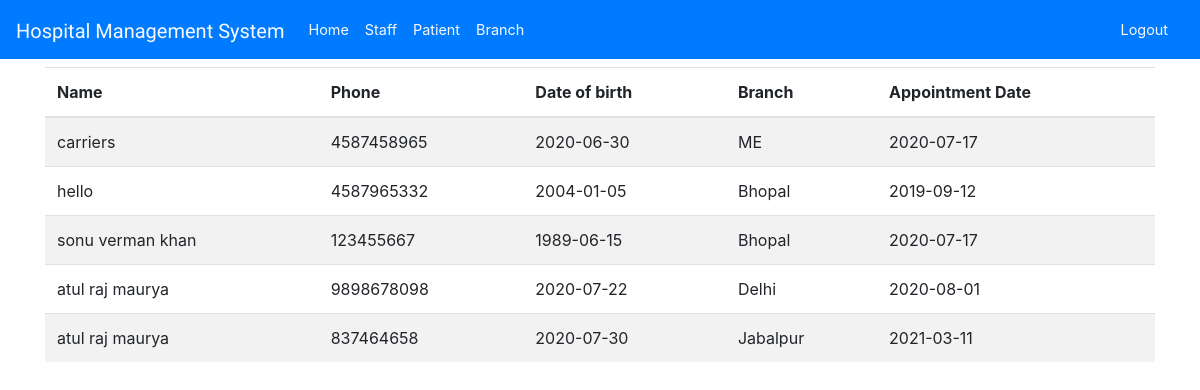
The app's page /patientList.php (signed in) with its own data.
### tables this page shows
CREATE TABLE `patient` (
  `patient_id` int(3) NOT NULL,
  `patient_name` varchar(50) DEFAULT NULL,
  `phone` varchar(10) DEFAULT NULL,
  `dob` date DEFAULT NULL,
  `branch` varchar(50) DEFAULT NULL,
  `appointment_date` date DEFAULT NULL
);

### patientList.php (the view, shortened to what this page needs)
<!DOCTYPE html>
<html lang="en">
<head>
    <link rel="stylesheet" href="https://stackpath.bootstrapcdn.com/bootstrap/4.5.0/css/bootstrap.min.css">
    <link rel="stylesheet" type="text/css" href="./css/style.css">
</head>
<?php include './init/header.php'  ?>
    <div class="container mt-2">
        <table class="table table-striped">
            <thead>
                <tr>
                    <th scope="col">Name</th>
                    <th scope="col">Phone</th>
                    <th scope="col">Date of birth</th>
                    <th scope="col">Branch</th>
                    <th scope="col">Appointment Date</th>
                </tr>
            </thead>
            <tbody>
            <?php
                $con = mysqli_connect('localhost','root','','hospital_management');
                if($role !== 'admin') {
                    $qry = "SELECT * FROM `patient` WHERE `branch` = '$branch'";
                } else {
                    $qry = "SELECT * FROM `patient`";
                }
                $result = $con->query($qry);
                if ($result->num_rows > 0) {
                    while($row = $result->fetch_assoc()) {
            ?>
                <tr>
                    <td><?php echo $row["patient_name"];?></td>
                    <td><?php echo $row["phone"];?></td>
                    <td><?php echo $row["dob"];?></td>
                    <td><?php echo $row["branch"];?></td>
                    <td><?php echo $row["appointment_date"];?></td>
                </tr>
            <?php
                    }
                }
            ?>
            </tbody>
        </table>
<?php include './init/footer.php'  ?>

### init/header.php (shortened to what this page needs)
<?php
  if (isset($_SESSION['email'])) {
    $storeEmail = $_SESSION['email'];
    $con = mysqli_connect('localhost','root','','hospital_management');
    $qry = "SELECT * FROM `users` WHERE `email`='$storeEmail'";
    $run = mysqli_query($con,$qry);
    if($fetch = mysqli_fetch_assoc($run)) {
        $role= $fetch['role'];
    }
  }
  else{
    header("location: index.php");
  }
?>
    <link rel="stylesheet" type="text/css" href="./css/style.css">
    <link rel="stylesheet" href="https://stackpath.bootstrapcdn.com/bootstrap/4.5.0/css/bootstrap.min.css">
</head>
<body>
    <nav class="navbar navbar-expand-lg navbar-light bg-primary">
    <a class="navbar-brand text-light pt-2" href="dashboard.php" style="font-family: 'Galada', cursive;">Hospital Management System</a>
    <div class="collapse navbar-collapse" id="navbarTogglerDemo03">
        <ul class="navbar-nav mr-auto mt-2 mt-lg-0">
            <li class="nav-item active">
                <a class="nav-link text-light" href="dashboard.php">Home</a>
            </li>
            <?php if($role === 'admin') { ?>
                <li class="nav-item">
                    <a class="nav-link text-light" href="staffList.php">Staff</a>
                </li>
            <?php } ?>
            <?php if($role === 'admin' || $role === 'staff') { ?>
                <li class="nav-item">
                    <a class="nav-link text-light" href="patientList.php">Patient</a>
                </li>
            <?php } ?>
            <?php if($role === 'admin') { ?>
                <li class="nav-item">
                    <a class="nav-link text-light" href="branchList.php">Branch</a>
                </li>
            <?php } ?>
        </ul>
        <div class="text-rignt"><a class="nav-link text-light" href="./process/logout.php">Logout</a></div>
    </div>
    </nav>

### init/footer.php (shortened to what this page needs)
    </body>
</html>

### css/style.css (style rules this page uses)
* { margin:0; padding: 0; box-sizing: border-box; }
a { display: block; text-align:left; text-decoration: none; color:#254AE4; font-size: 0.9rem; transition: .3s; }

### records on screen
patient: patient_name "carriers", phone "4587458965", dob "2020-06-30", branch "ME", appointment_date "2020-07-17"
patient: patient_name "hello", phone "4587965332", dob "2004-01-05", branch "Bhopal", appointment_date "2019-09-12"
patient: patient_name "sonu verman khan", phone "123455667", dob "1989-06-15", branch "Bhopal", appointment_date "2020-07-17"
patient: patient_name "atul raj maurya", phone "9898678098", dob "2020-07-22", branch "Delhi", appointment_date "2020-08-01"
patient: patient_name "atul raj maurya", phone "837464658", dob "2020-07-30", branch "Jabalpur", appointment_date "2021-03-11"
